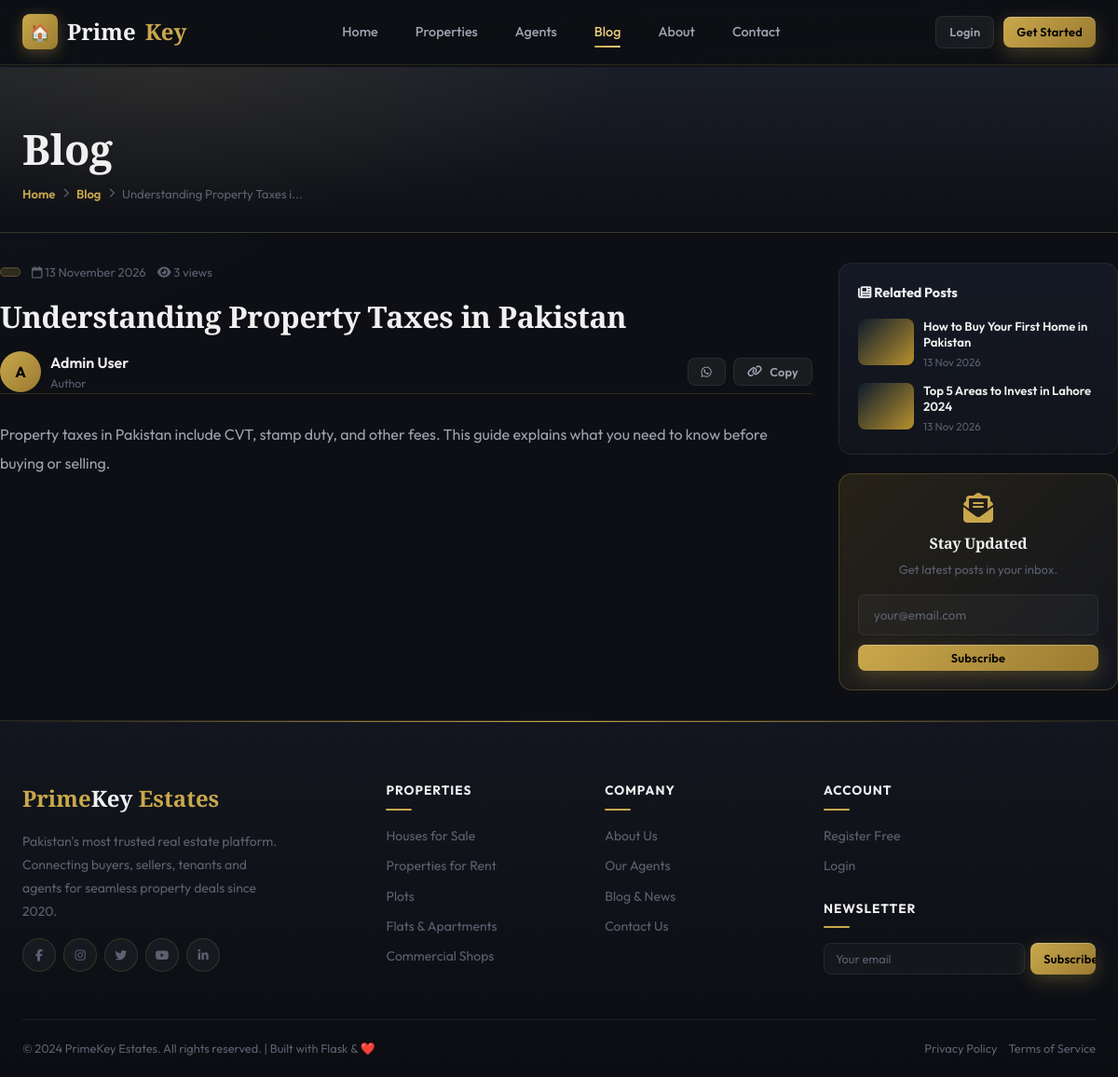
The page /blog/property-taxes-pakistan on the database its author committed.
### app/models.py (models this page shows)
class Blog(db.Model):
    __tablename__ = 'blogs'
    id           = db.Column(db.Integer, primary_key=True)
    title        = db.Column(db.String(200), nullable=False)
    slug         = db.Column(db.String(220), unique=True, nullable=False)
    content      = db.Column(db.Text, nullable=False)
    excerpt      = db.Column(db.String(300))
    cover_image  = db.Column(db.String(300))
    author_id    = db.Column(db.Integer, db.ForeignKey('users.id'), nullable=False)
    is_published = db.Column(db.Boolean, default=False)
    published_at = db.Column(db.DateTime)
    created_at   = db.Column(db.DateTime, default=datetime.utcnow)
    views        = db.Column(db.Integer, default=0)
    author       = db.relationship('User', back_populates='blogs')
    tags         = db.relationship('BlogTagMap', back_populates='blog', lazy=True, cascade='all, delete-orphan')

class User(db.Model):
    __tablename__ = 'users'
    id           = db.Column(db.Integer, primary_key=True)
    name         = db.Column(db.String(100), nullable=False)
    email        = db.Column(db.String(120), unique=True, nullable=False)
    password     = db.Column(db.String(200), nullable=False)
    phone        = db.Column(db.String(20))
    cnic         = db.Column(db.String(20))
    profile_pic  = db.Column(db.String(200), default='default_user.png')
    role_id      = db.Column(db.Integer, db.ForeignKey('roles.id'), nullable=False, default=3)
    is_active    = db.Column(db.Boolean, default=True)
    created_at   = db.Column(db.DateTime, default=datetime.utcnow)
    role              = db.relationship('Role', back_populates='users')
    agent_profile     = db.relationship('Agent', back_populates='user', uselist=False)
    favorites         = db.relationship('Favorite', back_populates='client', lazy=True)
    inquiries         = db.relationship('Inquiry', back_populates='client', lazy=True)
    offers            = db.relationship('Offer', back_populates='client', lazy=True)
    deals_as_buyer    = db.relationship('Deal', foreign_keys='Deal.buyer_id', back_populates='buyer', lazy=True)
    site_visits       = db.relationship('SiteVisit', foreign_keys='SiteVisit.client_id', back_populates='client', lazy=True)
    notifications     = db.relationship('Notification', back_populates='user', lazy=True)
    activity_logs     = db.relationship('ActivityLog', back_populates='user', lazy=True)
    blogs             = db.relationship('Blog', back_populates='author', lazy=True)
    shortlists        = db.relationship('Shortlist', back_populates='client', lazy=True)
    property_views    = db.relationship('PropertyView', back_populates='user', lazy=True)
    search_logs       = db.relationship('SearchLog', back_populates='user', lazy=True)
    reviews_given     = db.relationship('AgentReview', back_populates='client', lazy=True)
    rent_as_tenant    = db.relationship('RentAgreement', foreign_keys='RentAgreement.tenant_id', back_populates='tenant', lazy=True)
    maintenance_reqs  = db.relationship('MaintenanceRequest', back_populates='tenant', lazy=True)
    coupon_uses       = db.relationship('CouponUse', back_populates='user', lazy=True)
    business_reports  = db.relationship('BusinessReport', back_populates='generated_by_user', lazy=True)

### app/blueprints/public/routes.py (the view)
@public_bp.route('/blog/<slug>')
def blog_detail(slug):
    post    = Blog.query.filter_by(slug=slug, is_published=True).first_or_404()
    related = Blog.query.filter(Blog.id != post.id, Blog.is_published == True).limit(3).all()
    post.views = (post.views or 0) + 1
    db.session.commit()
    return render_template('blog/detail.html', post=post, related=related)

### app/templates/blog/detail.html (shortened to what this page needs)
{% extends 'base.html' %}
{% block content %}
<div class="page-header">
  <div class="container">
    <h1>Blog</h1>
    <div class="breadcrumb">
      <a href="{{ url_for('public.index') }}">Home</a>
      <i class="fa-solid fa-chevron-right" style="font-size:0.65rem;"></i>
      <a href="{{ url_for('public.blog_list') }}">Blog</a>
      <i class="fa-solid fa-chevron-right" style="font-size:0.65rem;"></i>
      <span>{{ post.title[:30] }}...</span>
    </div>
  </div>
</div>
<div class="container py-32">
  <div class="d-flex gap-28" style="align-items:flex-start;">
    <article style="flex:2;min-width:0;">
      <div class="d-flex gap-12 align-center mb-16" style="flex-wrap:wrap;">
        <span class="badge badge-gold">{{ post.category }}</span>
        <span style="font-size:0.82rem;color:var(--text-muted);"><i class="fa-regular fa-calendar"></i> {{ post.created_at.strftime('%d %B %Y') }}</span>
        <span style="font-size:0.82rem;color:var(--text-muted);"><i class="fa-solid fa-eye"></i> {{ post.views }} views</span>
      </div>
      <h1 style="font-family:'Playfair Display',serif;font-weight:900;font-size:2rem;color:var(--text-primary);line-height:1.3;margin-bottom:16px;">{{ post.title }}</h1>
      <div class="d-flex align-center gap-10 mb-28 pb-20" style="border-bottom:1px solid var(--border);">
        <div class="dash-avatar" style="width:44px;height:44px;font-size:1rem;">{{ (post.author.name[0].upper() if post.author else "P") if post.author else 'P' }}</div>
        <div>
          <div style="font-weight:600;color:var(--text-primary);">{{ post.author.name if post.author else 'PrimeKey Estates' }}</div>
          <div style="font-size:0.78rem;color:var(--text-muted);">Author</div>
        </div>
        <div class="d-flex gap-8 ml-auto">
          <a href="https://wa.me/?text={{ (post.title + ' ' + request.url)|urlencode }}" target="_blank" class="btn btn-ghost btn-sm"><i class="fab fa-whatsapp"></i></a>
          <button onclick="navigator.clipboard.writeText(window.location.href).then(()=>alert('Link copied!'))" class="btn btn-ghost btn-sm"><i class="fa-solid fa-link"></i> Copy</button>
        </div>
      </div>
      <div class="blog-content" style="color:var(--text-secondary);line-height:1.9;font-size:1rem;">
        {{ post.content|safe }}
      </div>
    </article>
    <aside style="flex:1;min-width:260px;max-width:300px;position:sticky;top:90px;">
      {% if related %}
      <div class="filter-panel mb-20">
        <div class="filter-header"><span><i class="fa-solid fa-newspaper"></i> Related Posts</span></div>
        <div class="d-flex flex-col gap-12 mt-12">
          {% for rp in related %}
          <a href="{{ url_for('public.blog_detail', slug=rp.slug) }}" style="text-decoration:none;">
            <div style="display:flex;gap:10px;align-items:flex-start;">
              <div style="width:60px;height:50px;background:{% if rp.cover_image %}url({{ url_for('static', filename='images/uploads/' + rp.cover_image) }}) center/cover{% else %}linear-gradient(135deg,#0d1b2a,#b8912e){% endif %};border-radius:8px;flex-shrink:0;"></div>
              <div>
                <div style="font-size:0.82rem;font-weight:600;color:var(--text-primary);line-height:1.3;">{{ rp.title[:50] }}</div>
                <div style="font-size:0.72rem;color:var(--text-muted);margin-top:4px;">{{ rp.created_at.strftime('%d %b %Y') }}</div>
              </div>
            </div>
          </a>
          {% endfor %}
        </div>
      </div>
      {% endif %}
      <div class="card" style="background:linear-gradient(135deg,rgba(184,145,46,0.15),var(--bg-card));border:1px solid rgba(184,145,46,0.3);">
        <div class="card-body" style="text-align:center;">
          <i class="fa-solid fa-envelope-open-text" style="font-size:2rem;color:var(--gold);margin-bottom:12px;"></i>
          <h3 style="font-size:1rem;font-weight:700;color:var(--text-primary);margin-bottom:8px;">Stay Updated</h3>
          <p style="font-size:0.82rem;color:var(--text-muted);margin-bottom:16px;">Get latest posts in your inbox.</p>
          <form action="{{ url_for('public.subscribe') }}" method="POST">
            <input type="email" name="email" class="form-control" placeholder="your@email.com" style="margin-bottom:10px;font-size:0.85rem;" required>
            <button class="btn btn-primary btn-block btn-sm">Subscribe</button>
          </form>
        </div>
      </div>
    </aside>
  </div>
</div>
{% endblock %}

### rows shown on the page
Blog: title "Understanding Property Taxes i", created_at "13 November 2026", views "3", title "Understanding Property Taxes in Pakistan", content "Property taxes in Pakistan include CVT, stamp duty, and other fees. This guide explains what you need to know before buying or selling."
User: name "A", author "Admin User"
Blog: title "How to Buy Your First Home in Pakistan", created_at "13 Nov 2026"
Blog: title "Top 5 Areas to Invest in Lahore 2024", created_at "13 Nov 2026"

### other values the page prints
{{ 2024 }} "2024"
